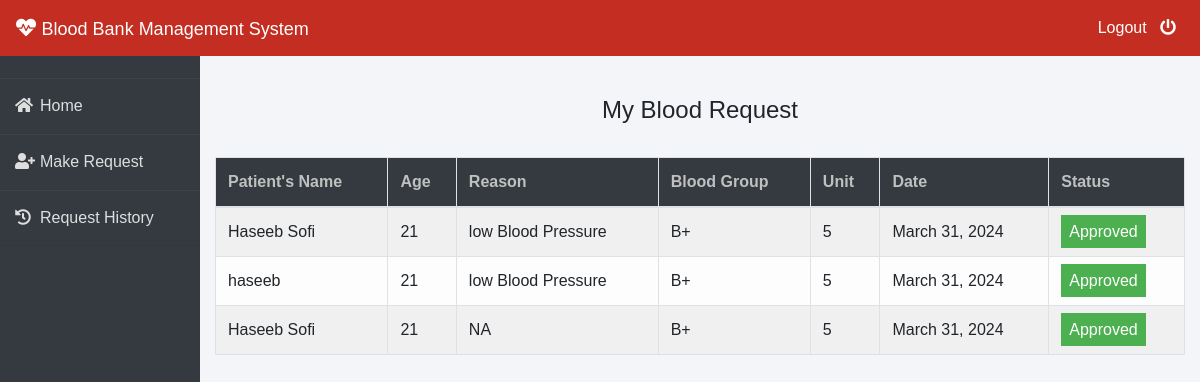
/patient/my-request (signed in), run on the app's committed database.
### blood/models.py (models this page shows, shortened)
class BloodRequest(models.Model):
    request_by_patient=models.ForeignKey(pmodels.Patient,null=True,on_delete=models.CASCADE)
    request_by_donor=models.ForeignKey(dmodels.Donor,null=True,on_delete=models.CASCADE)
    patient_name=models.CharField(max_length=30)
    patient_age=models.PositiveIntegerField()
    reason=models.CharField(max_length=500)
    bloodgroup=models.CharField(max_length=10)
    unit=models.PositiveIntegerField(default=0)
    status=models.CharField(max_length=20,default="Pending")
    date=models.DateField(auto_now=True)

### patient/views.py (the view)
# urls.py: path('my-request', views.my_request_view,name='my-request'),
def my_request_view(request):
    patient= models.Patient.objects.get(user_id=request.user.id)
    blood_request=bmodels.BloodRequest.objects.all().filter(request_by_patient=patient)
    return render(request,'patient/my_request.html',{'blood_request':blood_request})

### templates/patient/my_request.html (shortened to what this page needs)
{% extends 'patient/patientbase.html' %}
{% block content %}
{% load widget_tweaks %}
{%load static%}
<head>
   </head>
<br><br>
<div class="container">
    <H4 class="text-center">My Blood Request</H4><br>
    <table class="table table-light table-hover table-bordered table-striped">
        <thead class="bg-dark">
            <tr>
                <th scope="col" style="color: rgb(192, 192, 192);">Patient's Name</th>
                <th scope="col" style="color: rgb(192, 192, 192);">Age</th>
                <th scope="col" style="color: rgb(192, 192, 192);">Reason</th>
                <th scope="col" style="color: rgb(192, 192, 192);">Blood Group</th>
                <th scope="col" style="color: rgb(192, 192, 192);">Unit</th>
                <th scope="col" style="color: rgb(192, 192, 192);">Date</th>
                <th scope="col" style="color: rgb(192, 192, 192);">Status</th>
            </tr>
        </thead>
        <tbody>
            {% for t in blood_request %}
            <tr>
                <td> {{t.patient_name}}</td>
                <td>{{t.patient_age}}</td>
                <td>{{t.reason}}</td>
                <td>{{t.bloodgroup}}</td>
                <td>{{t.unit}}</td>
                <td>{{t.date}}</td>
                {% if t.status == 'Approved' %}
                <td><span class="label success"> Approved</span></td>
                {% elif t.status == 'Rejected' %}
                <td><span class="label danger">Rejected</span></td>
                {% else %}
                <td><span style="color: white;margin-left: 0px;" class="label info">Pending</span></td>
                {% endif %}
            </tr>
            {% endfor %}
        </tbody>
    </table>
</div>
{% endblock content %}

### templates/patient/patientbase.html (style rules this page uses)
* { margin: 0; padding: 0; box-sizing: border-box; list-style: none; text-decoration: none; font-family: 'Josefin Sans', sans-serif; }
body { background-color: #f3f5f9; }

### templates/patient/my_request.html (style rules this page uses)
.label { color: white; padding: 8px; }
.success { background-color: #4CAF50; }

### data on the page
BloodRequest: patient_name "Haseeb Sofi", patient_age "21", reason "low Blood Pressure", bloodgroup "B+", unit "5", date "March 31, 2024", status "Approved"
BloodRequest: patient_name "haseeb", patient_age "21", reason "low Blood Pressure", bloodgroup "B+", unit "5", date "March 31, 2024", status "Approved"
BloodRequest: patient_name "Haseeb Sofi", patient_age "21", reason "NA", bloodgroup "B+", unit "5", date "March 31, 2024", status "Approved"
